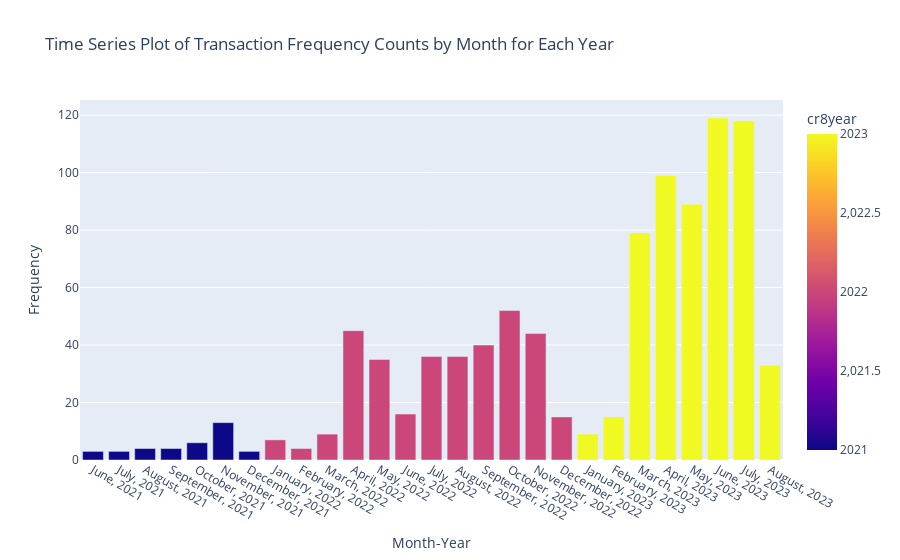

The notebook cell saved with this chart:
### Code cell
import plotly.express as px

# Assuming data_SGD is your DataFrame as shown in the screenshot.
# Group by 'cr8_mth_year' and count the occurrences of 'transaction_id'
frequency = data_SGD.groupby('cr8_mth_year')['transaction_id'].count().reset_index(name='count')

# Merge to include 'cr8year' for coloring
frequency = frequency.merge(data_SGD[['cr8_mth_year', 'cr8year']].drop_duplicates(), on='cr8_mth_year')

# Sort the 'frequency' DataFrame by 'cr8_mth_year' to ensure the x-axis is in ascending order
frequency['cr8_mth_year'] = pd.to_datetime(frequency['cr8_mth_year'], format='%B, %Y')
frequency = frequency.sort_values('cr8_mth_year')

# Convert 'cr8_mth_year' back to a string for plotting
frequency['cr8_mth_year'] = frequency['cr8_mth_year'].dt.strftime('%B, %Y')

# Define your color palette
color_palette = ['grey', 'teal', 'red']

# Create an interactive time series plot with Plotly
fig = px.bar(frequency, x='cr8_mth_year', y='count', color='cr8year',
              labels={'count': 'Frequency', 'cr8_mth_year': 'Month-Year'},
              title='Time Series Plot of Transaction Frequency Counts by Month for Each Year',
              color_discrete_sequence=color_palette)  # Set the color palette here

# Improve hover data
fig.update_traces(hoverinfo='all')

# Show the figure
fig.show()

### Figure 1 — Plotly figure (JSON) as saved in the notebook; plotly's stock layout.template omitted (floating-point values rounded to 4 significant figures)
{"data": [{"alignmentgroup": "True", "hoverinfo": "all", "hovertemplate": "Month-Year=%{x}<br>Frequency=%{y}<br>cr8year=%{marker.color}<extra></extra>", "legendgroup": "", "marker": {"color": [2021, 2021, 2021, 2021, 2021, 2021, 2021, 2022, 2022, 2022, 2022, 2022, 2022, 2022, 2022, 2022, 2022, 2022, 2022, 2023, 2023, 2023, 2023, 2023, 2023, 2023, 2023], "coloraxis": "coloraxis", "pattern": {"shape": ""}}, "name": "", "offsetgroup": "", "orientation": "v", "showlegend": false, "textposition": "auto", "type": "bar", "x": ["June, 2021", "July, 2021", "August, 2021", "September, 2021", "October, 2021", "November, 2021", "December, 2021", "January, 2022", "February, 2022", "March, 2022", "April, 2022", "May, 2022", "June, 2022", "July, 2022", "August, 2022", "September, 2022", "October, 2022", "November, 2022", "December, 2022", "January, 2023", "February, 2023", "March, 2023", "April, 2023", "May, 2023", "June, 2023", "July, 2023", "August, 2023"], "xaxis": "x", "y": [3, 3, 4, 4, 6, 13, 3, 7, 4, 9, 45, 35, 16, 36, 36, 40, 52, 44, 15, 9, 15, 79, 99, 89, 119, 118, 33], "yaxis": "y"}], "layout": {"barmode": "relative", "coloraxis": {"colorbar": {"title": {"text": "cr8year"}}, "colorscale": [[0, "#0d0887"], [0.1111, "#46039f"], [0.2222, "#7201a8"], [0.3333, "#9c179e"], [0.4444, "#bd3786"], [0.5556, "#d8576b"], [0.6667, "#ed7953"], [0.7778, "#fb9f3a"], [0.8889, "#fdca26"], [1, "#f0f921"]]}, "legend": {"tracegroupgap": 0}, "title": {"text": "Time Series Plot of Transaction Frequency Counts by Month for Each Year"}, "xaxis": {"anchor": "y", "domain": [0, 1], "title": {"text": "Month-Year"}}, "yaxis": {"anchor": "x", "domain": [0, 1], "title": {"text": "Frequency"}}}}
